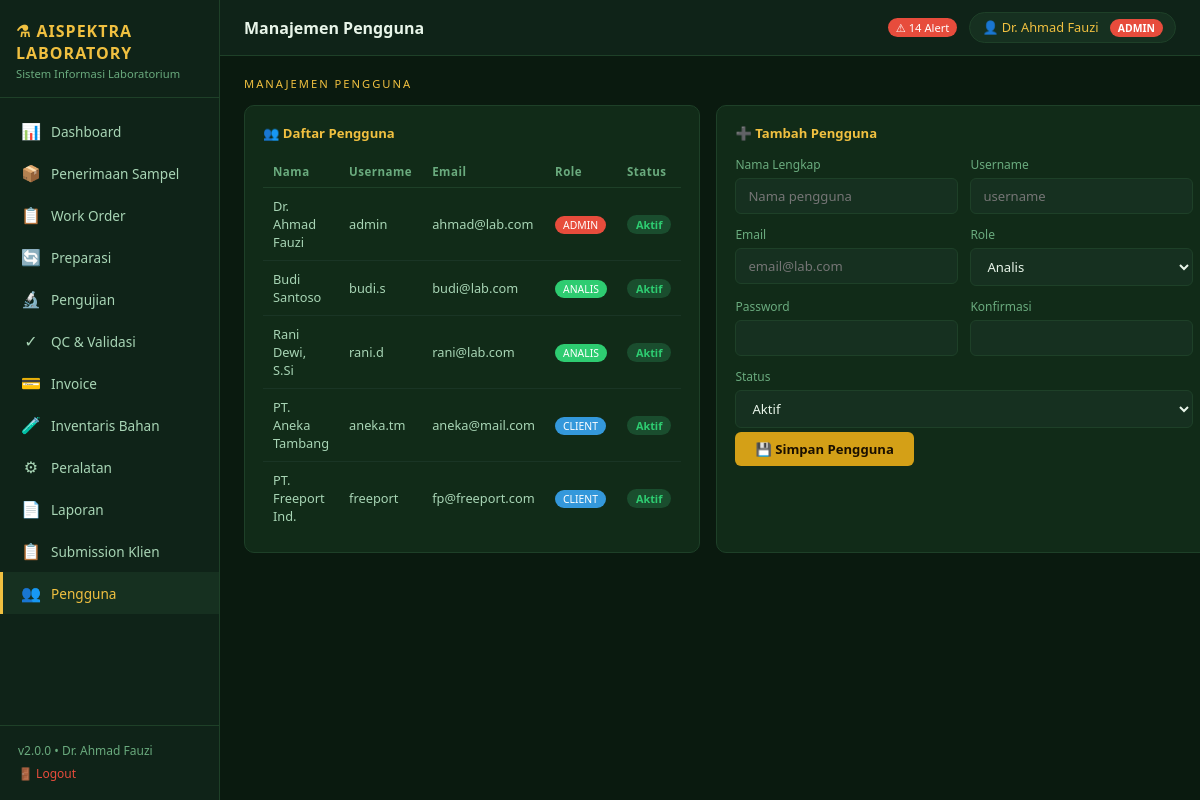
The page /pengguna.php (signed in) on the database its author committed.
### tables this page shows
CREATE TABLE pengguna (
    id         INT AUTO_INCREMENT PRIMARY KEY,
    nama       VARCHAR(100) NOT NULL,
    username   VARCHAR(50)  NOT NULL UNIQUE,
    password   VARCHAR(255) NOT NULL,
    email      VARCHAR(100),
    role       ENUM('admin','analis','klien','supervisor','client') DEFAULT 'analis',
    status     ENUM('aktif','nonaktif')       DEFAULT 'aktif',
    created_at TIMESTAMP DEFAULT CURRENT_TIMESTAMP
);

### pengguna.php (the view, shortened to what this page needs)
<?php
require_once __DIR__ . '/config/db.php';
$list = $pdo->query("SELECT * FROM pengguna ORDER BY role, nama")->fetchAll();
require_once __DIR__ . '/includes/header.php';
?>
<div class="sec-title">Manajemen Pengguna</div>
<div class="grid2">
    <div class="card">
        <div class="card-title">&#128101; Daftar Pengguna</div>
        <div style="overflow-x:auto">
        <table class="data-table">
            <thead>
                    <th>Nama</th>
                    <th>Username</th>
                    <th>Email</th>
                    <th>Role</th>
                    <th>Status</th>
            </thead>
            <tbody>
                <?php foreach ($list as $u): ?>
                <tr>
                    <td><?= bersihkan($u['nama']) ?></td>
                    <td><?= bersihkan($u['username']) ?></td>
                    <td><?= bersihkan($u['email'] ?? '&mdash;') ?></td>
                    <td><?= roleBadge($u['role']) ?></td>
                    <td><?= badgeStatus($u['status']) ?></td>
                </tr>
                <?php endforeach; ?>
            </tbody>
        </table>
        </div>
    </div>
    <div class="card">
        <div class="card-title">&#10133; Tambah Pengguna</div>
        <form method="POST" action="<?= BASE_URL ?>/actions/simpan_pengguna.php">
            <div class="form-row">
                <div class="form-group"><label>Nama Lengkap</label><input name="nama" required placeholder="Nama pengguna"/></div>
                <div class="form-group"><label>Username</label><input name="username" required placeholder="username"/></div>
            </div>
            <div class="form-row">
                <div class="form-group"><label>Email</label><input type="email" name="email" placeholder="email@lab.com"/></div>
                <div class="form-group"><label>Role</label>
                    <select name="role">
                        <option value="analis">Analis</option>
                    </select>
                </div>
            </div>
            <div class="form-row">
                <div class="form-group"><label>Password</label><input type="password" name="password" required/></div>
                <div class="form-group"><label>Konfirmasi</label><input type="password" name="password2" required/></div>
            </div>
            <div class="form-group">
                <label>Status</label>
                <select name="status">
                    <option value="aktif">Aktif</option>
                </select>
            </div>
            <button type="submit" class="btn btn-gold" style="margin-top:4px">&#128190; Simpan Pengguna</button>
        </form>
    </div>
</div>
<?php require_once __DIR__ . '/includes/footer.php'; ?>

### config/db.php (shortened to what this page needs)
<?php
function bersihkan($s) {
    return htmlspecialchars(trim((string)$s), ENT_QUOTES, 'UTF-8');
}
function normalizeRole($role) {
    return $role === 'klien' ? 'client' : $role;
}
function roleBadge($role) {
    $role = normalizeRole($role);
    $colors = [
        'admin' => '#e74c3c',
        'analis' => '#2ecc71',
        'supervisor' => '#f39c12',
        'client' => '#3498db'
    ];
    $color = $colors[$role] ?? '#95a5a6';
    return "<span style='background:$color;color:white;padding:2px 8px;border-radius:12px;font-size:.65rem;display:inline-block;'>" . strtoupper($role) . "</span>";
}
function badgeStatus($s) {
    $map = [
        'antrian'     => ['st-blue', 'Antrian'],
        'diuji'       => ['st-ok',   'Diuji'],
        'review'      => ['st-warn', 'Review'],
        'selesai'     => ['st-ok',   'Selesai'],
        'ditolak'     => ['st-err',  'Ditolak'],
        'tersedia'    => ['st-ok',   'Tersedia'],
        'digunakan'   => ['st-blue', 'Digunakan'],
        'maintenance' => ['st-warn', 'Maintenance'],
        'rusak'       => ['st-err',  'Rusak'],
        'aman'        => ['st-ok',   'Aman'],
        'rendah'      => ['st-warn', 'Rendah'],
        'kritis'      => ['st-err',  'Kritis'],
        'lulus'       => ['st-ok',   '&#10003; Lulus'],
        'tidak_lulus' => ['st-err',  '&#10007; Tidak Lulus'],
        'pending'     => ['st-warn', 'Pending'],
        'aktif'       => ['st-ok',   'Aktif'],
        'nonaktif'    => ['st-err',  'Nonaktif'],
        'admin'       => ['st-err',  'Admin'],
        'analis'      => ['st-gold', 'Analis'],
        'supervisor'  => ['st-warn', 'Supervisor'],
        'klien'       => ['st-blue', 'Klien'],
        'client'      => ['st-blue', 'Client'],
        'diterima'    => ['st-blue', 'Diterima'],
        'diproses'    => ['st-warn', 'Diproses'],
        'draft'       => ['st-warn', 'Draft'],
        'diterbitkan' => ['st-blue', 'Diterbitkan'],
        'lunas'       => ['st-ok',   'Lunas'],
        'dibatalkan'  => ['st-err',  'Dibatalkan'],
    ];
    $d = $map[$s] ?? ['st-warn', ucfirst($s)];
    return "<span class='st {$d[0]}'>{$d[1]}</span>";
}

### assets/css/style.css (style rules this page uses)
:root { --bg: #0a1a0f; --bg2: #0f2318; --bg3: #163020; --card: #112b18; --border: #1e4028; --green: #2ecc71; --green2: #27ae60; --green3: #1e8449; --gold: #f0c040; --gold2: #d4a017; --red: #e74c3c; --yellow: #f39c12; --text: #e8f5e9; --text2: #a8d5b5; --text3: #6aab7e; }
* { margin: 0; padding: 0; box-sizing: border-box; font-family: 'Segoe UI', Tahoma, sans-serif; }
body { background: var(--bg); color: var(--text); display: flex; height: 100vh; overflow: hidden; }
.sec-title { font-size: .7rem; letter-spacing: 2px; color: var(--gold); text-transform: uppercase; margin-bottom: 14px; }
.grid2 { display: grid; grid-template-columns: 1fr 1fr; gap: 16px; margin-bottom: 22px; }
.card { background: var(--card); border: 1px solid var(--border); border-radius: 10px; padding: 18px; }
.card-title { font-size: .82rem; font-weight: 600; color: var(--gold); margin-bottom: 14px; display: flex; justify-content: space-between; align-items: center; }
table { width: 100%; border-collapse: collapse; font-size: .8rem; }
th { color: var(--text3); font-weight: 600; padding: 8px 10px; text-align: left; border-bottom: 1px solid var(--border); font-size: .72rem; letter-spacing: .5px; }
td { padding: 9px 10px; border-bottom: 1px solid #1a3525; color: var(--text2); }
tr:last-child td { border-bottom: none; }
.st { display: inline-block; padding: 2px 9px; border-radius: 10px; font-size: .68rem; font-weight: 600; }
.st-ok { background: #1a4d2e; color: #2ecc71; }
.form-row { display: grid; grid-template-columns: 1fr 1fr; gap: 12px; margin-bottom: 12px; }
.form-group { display: flex; flex-direction: column; gap: 5px; }
.form-group label { font-size: .75rem; color: var(--text3); }
.form-group input, .form-group select, .form-group textarea { background: var(--bg3); border: 1px solid var(--border); color: var(--text); padding: 8px 12px; border-radius: 6px; font-size: .82rem; outline: none; }
.btn { padding: 8px 20px; border-radius: 6px; border: none; cursor: pointer; font-size: .82rem; font-weight: 600; text-decoration: none; display: inline-block; transition: .2s; }
.btn-gold { background: var(--gold2); color: #1a0f00; }

### rows shown on the page
pengguna: nama "Dr. Ahmad Fauzi", username "admin", email "ahmad@lab.com", role "ADMIN", status "Aktif"
pengguna: nama "Budi Santoso", username "budi.s", email "budi@lab.com", role "ANALIS", status "Aktif"
pengguna: nama "Rani Dewi, S.Si", username "rani.d", email "rani@lab.com", role "ANALIS", status "Aktif"
pengguna: nama "PT. Aneka Tambang", username "aneka.tm", email "aneka@mail.com", role "CLIENT", status "Aktif"
pengguna: nama "PT. Freeport Ind.", username "freeport", email "fp@freeport.com", role "CLIENT", status "Aktif"

### other values the page prints
$m['ico'] "📊"
$m['label'] "Dashboard"
$m['ico'] "📦"
$m['label'] "Penerimaan Sampel"
$m['ico'] "📋"
$m['label'] "Work Order"
$m['ico'] "🔄"
$m['label'] "Preparasi"
$m['ico'] "🔬"
$m['label'] "Pengujian"
$m['ico'] "✓"
$m['label'] "QC & Validasi"
$m['ico'] "💳"
$m['label'] "Invoice"
$m['ico'] "🧪"
